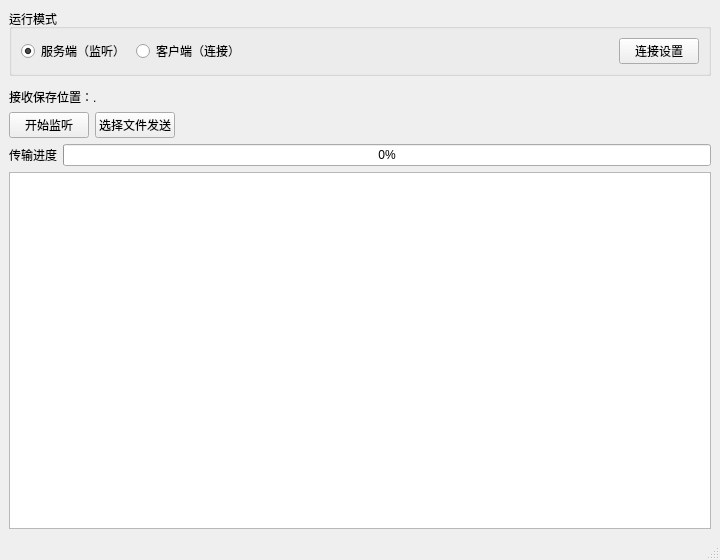
<?xml version="1.0" encoding="UTF-8"?>
<ui version="4.0">
 <class>MainWindow</class>
 <widget class="QMainWindow" name="MainWindow">
  <property name="geometry">
   <rect>
    <x>0</x>
    <y>0</y>
    <width>720</width>
    <height>560</height>
   </rect>
  </property>
  <property name="windowTitle">
   <string>Socket 文件传输工具</string>
  </property>
  <widget class="QWidget" name="centralwidget">
   <layout class="QVBoxLayout" name="verticalLayout">
    <item>
     <widget class="QGroupBox" name="modeGroupBox">
      <property name="title">
       <string>运行模式</string>
      </property>
      <layout class="QHBoxLayout" name="modeLayout">
       <item>
        <widget class="QRadioButton" name="serverRadio">
         <property name="text">
          <string>服务端（监听）</string>
         </property>
         <property name="checked">
          <bool>true</bool>
         </property>
        </widget>
       </item>
       <item>
        <widget class="QRadioButton" name="clientRadio">
         <property name="text">
          <string>客户端（连接）</string>
         </property>
        </widget>
       </item>
       <item>
        <spacer name="horizontalSpacer">
         <property name="orientation">
          <enum>Qt::Horizontal</enum>
         </property>
         <property name="sizeHint" stdset="0">
          <size>
           <width>40</width>
           <height>20</height>
          </size>
         </property>
        </spacer>
       </item>
       <item>
        <widget class="QPushButton" name="settingsButton">
         <property name="text">
          <string>连接设置</string>
         </property>
         <property name="objectName">
          <string>settingsButton</string>
         </property>
        </widget>
       </item>
      </layout>
     </widget>
    </item>
    <item>
     <widget class="DropZone" name="dropZone" native="true"/>
    </item>
    <item>
     <widget class="QLabel" name="savePathLabel">
      <property name="objectName">
       <string>savePathLabel</string>
      </property>
      <property name="text">
       <string>接收保存位置：.</string>
      </property>
      <property name="wordWrap">
       <bool>true</bool>
      </property>
     </widget>
    </item>
    <item>
     <layout class="QHBoxLayout" name="buttonLayout">
      <item>
       <widget class="QPushButton" name="actionButton">
        <property name="objectName">
         <string>actionButton</string>
        </property>
        <property name="text">
         <string>开始监听</string>
        </property>
       </widget>
      </item>
      <item>
       <widget class="QPushButton" name="openFileButton">
        <property name="objectName">
         <string>openFileButton</string>
        </property>
        <property name="text">
         <string>选择文件发送</string>
        </property>
       </widget>
      </item>
      <item>
       <spacer name="horizontalSpacer_2">
        <property name="orientation">
         <enum>Qt::Horizontal</enum>
        </property>
        <property name="sizeHint" stdset="0">
         <size>
          <width>40</width>
          <height>20</height>
         </size>
        </property>
       </spacer>
      </item>
     </layout>
    </item>
    <item>
     <layout class="QHBoxLayout" name="progressLayout">
      <item>
       <widget class="QLabel" name="progressLabel">
        <property name="text">
         <string>传输进度</string>
        </property>
       </widget>
      </item>
      <item>
       <widget class="QProgressBar" name="progressBar">
        <property name="value">
         <number>0</number>
        </property>
       </widget>
      </item>
     </layout>
    </item>
    <item>
     <widget class="QTextEdit" name="logEdit">
      <property name="readOnly">
       <bool>true</bool>
      </property>
     </widget>
    </item>
   </layout>
  </widget>
  <widget class="QStatusBar" name="statusbar"/>
 </widget>
 <customwidgets>
  <customwidget>
   <class>DropZone</class>
   <extends>QWidget</extends>
   <header>dropzone.h</header>
   <container>1</container>
  </customwidget>
 </customwidgets>
 <resources/>
 <connections/>
</ui>
